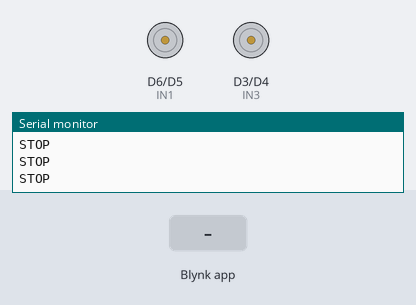
Simulated run of this sketch. Board: ESP8266 (NodeMCU). On the bench: motor-driver pin pairs drawn as motors (green arrow = first pin HIGH = forward, orange = second pin HIGH = backward, longer = more drive, scaled by the enable pin), the last lines printed to the serial monitor. Inputs (shaded band) come from the test bench. WiFi joins after 1.5 s; servers stay silent unless stated.

Above: at 3.0 s.
3.1 s: Blynk app writes 1 to V0
At 3.5 s:
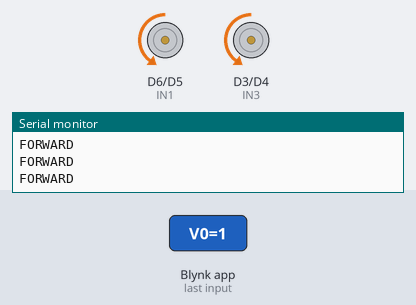
4.6 s: Blynk app writes 1 to V4
At 5.8 s:
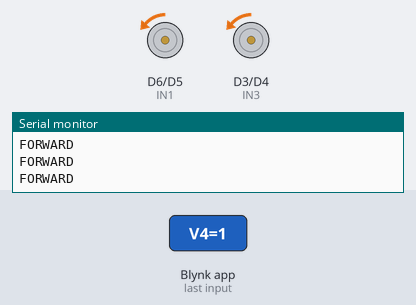
6.1 s: Blynk app writes 0 to V4
At 6.9 s:
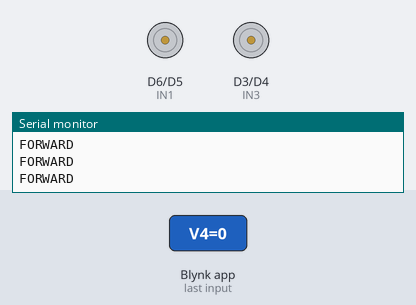
7.6 s: Blynk app writes 200 to V4
At 8.1 s:
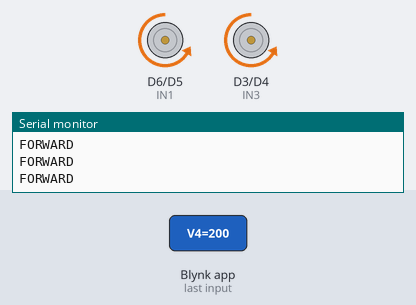
Timing chart, 0 to 10.1 s (numbered marks = the images above; inputs shaded):
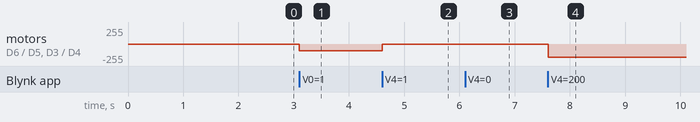

The sketch:

RC_car.ino
```cpp
// Constant
#define ENA D7
#define IN1 D6
#define IN2 D5
#define IN3 D3
#define IN4 D4
#define ENB D2

#define BLYNK_TEMPLATE_ID "Thy template ID"
#define BLYNK_TEMPLATE_NAME "Thy template name"
#define BLYNK_AUTH_TOKEN "Thy auth token"
#define BLYNK_PRINT Serial
#include <ESP8266WiFi.h>
#include <BlynkSimpleEsp8266.h>

BlynkTimer timer; //This function prevent fundamental process inside esp8266 from outside interupting

//WiFi name and password
char ssid[] = "Thy WiFi name";
char pass[] = "Thy password";
//Initial setup
int motor_speed = 100;
bool forward = false;
bool backward = false;
bool turnleft = false;
bool turnright = false;

void setup()
{
  Serial.begin(115200);
  pinMode(ENA, OUTPUT);
  pinMode(IN1, OUTPUT);
  pinMode(IN2, OUTPUT);
  pinMode(IN3, OUTPUT);
  pinMode(IN4, OUTPUT);
  pinMode(ENB, OUTPUT);
  Blynk.begin(BLYNK_AUTH_TOKEN, ssid, pass, "blynk.cloud", 80);
  timer.setInterval(100L, movement);
}

void loop()
{
  Blynk.run();
  timer.run();
}

//This function recieve input from Blynk app
BLYNK_WRITE(V0)
{
  forward = param.asInt();
}
BLYNK_WRITE(V1)
{
  backward = param.asInt();
}
BLYNK_WRITE(V2)
{
  turnright = param.asInt();

}
BLYNK_WRITE(V3)
{
  turnleft = param.asInt();
}
BLYNK_WRITE(V4)
{
  motor_speed = param.asInt();
}

//This function control motors
void movement()
{
  if (forward)
  {
    Serial.println("FORWARD");
    analogWrite(ENA, motor_speed);
    analogWrite(ENB, motor_speed);
    digitalWrite(IN1, LOW);
    digitalWrite(IN2, HIGH);
    digitalWrite(IN3, LOW);
    digitalWrite(IN4, HIGH);
  }
  else if (backward)
  {
    Serial.println("BACKWARD");
    analogWrite(ENA, motor_speed);
    analogWrite(ENB, motor_speed);
    digitalWrite(IN1, HIGH);
    digitalWrite(IN2, LOW);
    digitalWrite(IN3, HIGH);
    digitalWrite(IN4, LOW);
  }
  else if (turnleft)
  {
    Serial.println("TURN LEFT");
    analogWrite(ENA, motor_speed);
    analogWrite(ENB, motor_speed);
    digitalWrite(IN1, LOW);
    digitalWrite(IN2, LOW);
    digitalWrite(IN3, HIGH);
    digitalWrite(IN4, LOW);
  }
  else if (turnright)
  {
    Serial.println("TURN RIGHT");
    analogWrite(ENA, motor_speed);
    analogWrite(ENB, motor_speed);
    digitalWrite(IN1, HIGH);
    digitalWrite(IN2, LOW);
    digitalWrite(IN3, LOW);
    digitalWrite(IN4, LOW);
  }
  else
  {
    Serial.println("STOP");
    analogWrite(ENA, 0);
    analogWrite(ENB, 0);
    digitalWrite(IN1, LOW);
    digitalWrite(IN2, LOW);
    digitalWrite(IN3, LOW);
    digitalWrite(IN4, LOW);
  }
}
```

Measured:
- after the input at 3.1 s, motor on D6 (IN1) / D5 (IN2), motor on D3 (IN3) / D4 (IN4): stopped → backward 100/255 at once
- after the input at 4.6 s, motor on D6 (IN1) / D5 (IN2), motor on D3 (IN3) / D4 (IN4): backward 100/255 → backward 1/255 at once
- after the input at 6.1 s, motor on D6 (IN1) / D5 (IN2), motor on D3 (IN3) / D4 (IN4): backward 1/255 → stopped at once
- after the input at 7.6 s, motor on D6 (IN1) / D5 (IN2), motor on D3 (IN3) / D4 (IN4): stopped → backward 200/255 at once
